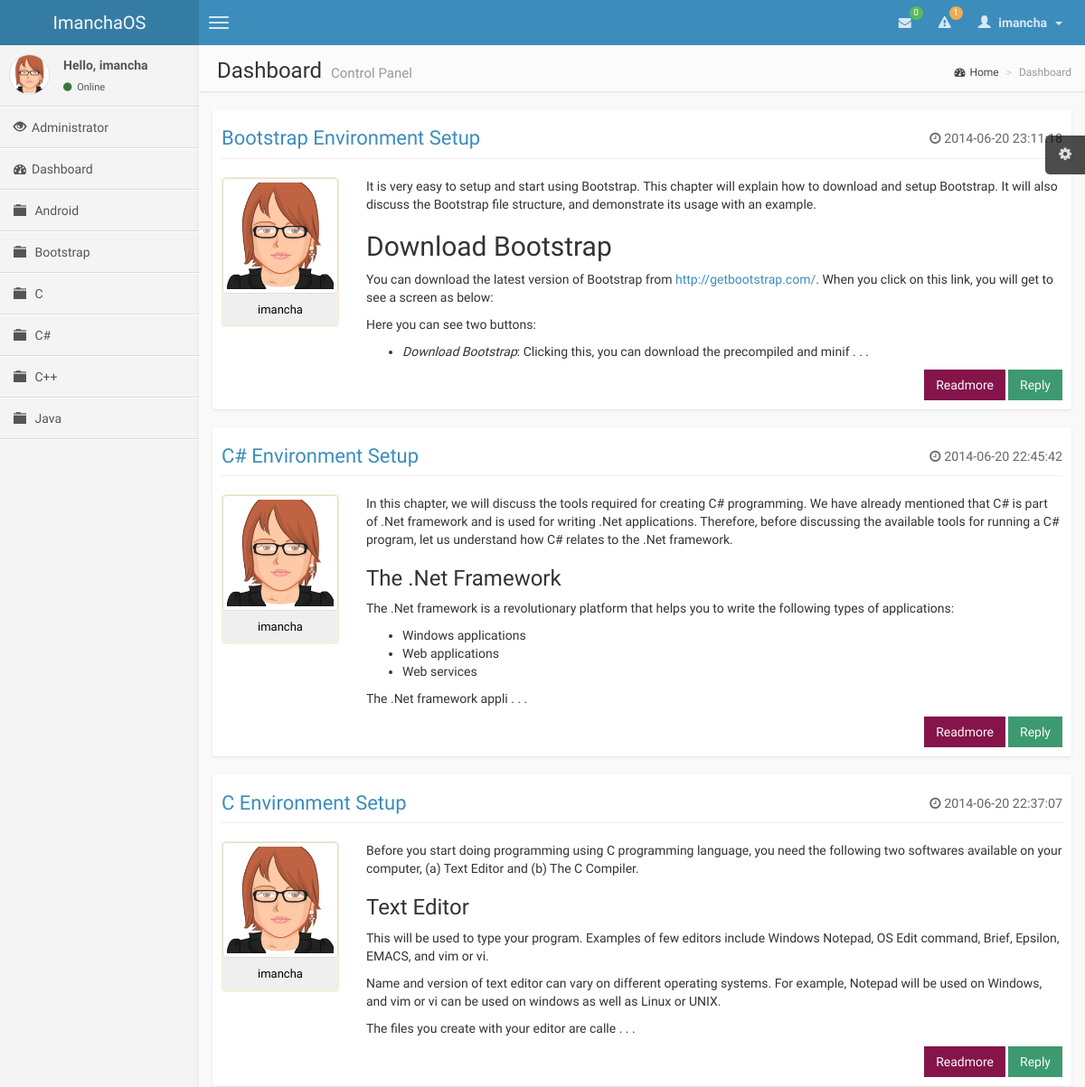
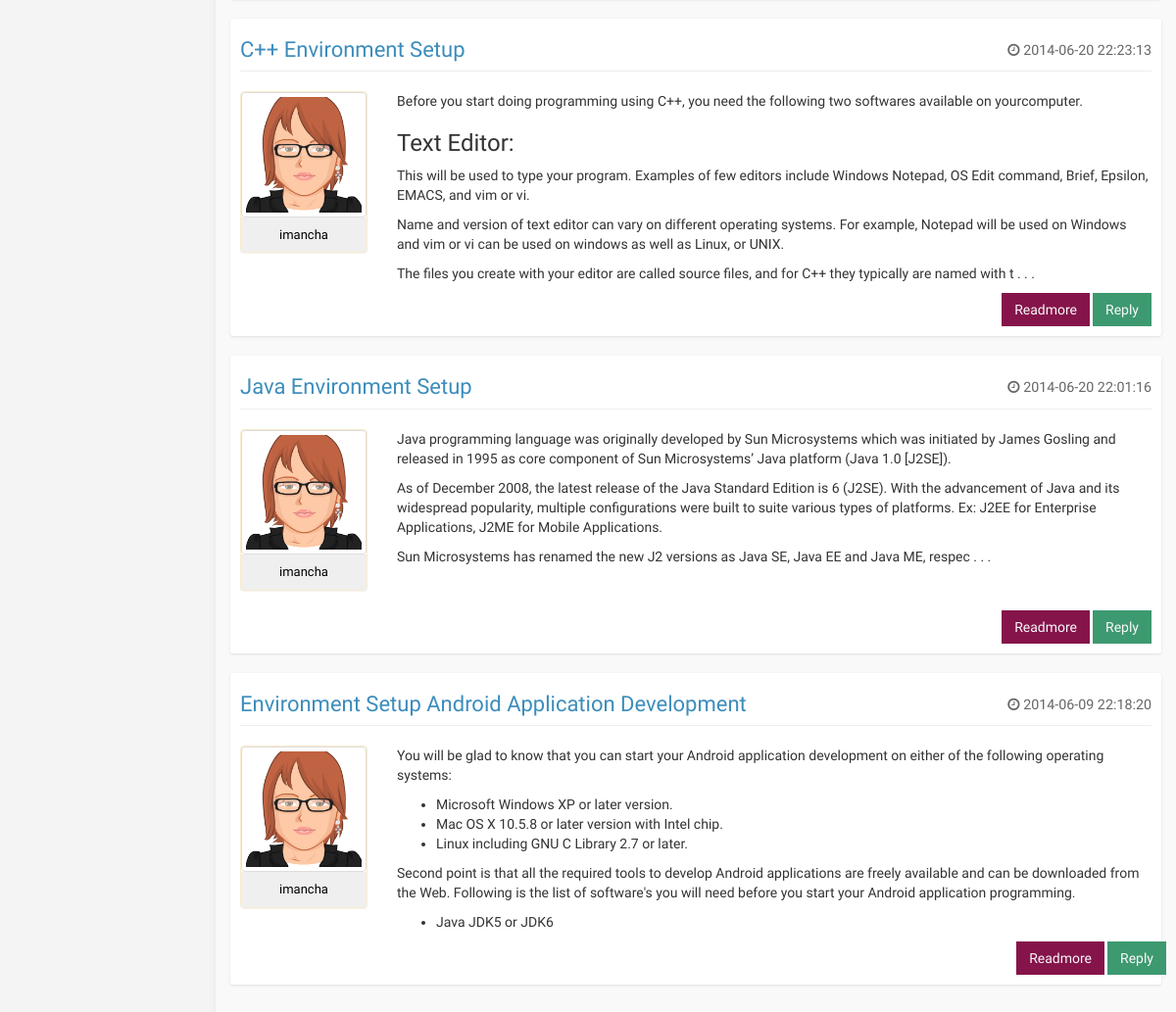
Screenshot of /dashboard.php (signed in) with the database file from the repository (2 pictures, top to bottom).
### tables this page shows
CREATE TABLE IF NOT EXISTS `category` (
  `id_category` int(11) NOT NULL AUTO_INCREMENT,
  `name_category` varchar(30) NOT NULL,
  `description` varchar(50) NOT NULL,
  PRIMARY KEY (`id_category`)
);

CREATE TABLE IF NOT EXISTS `topic` (
  `id_topic` int(11) NOT NULL AUTO_INCREMENT,
  `id_category` int(11) NOT NULL,
  `title_topic` varchar(100) NOT NULL,
  `answers` int(11) NOT NULL DEFAULT '0',
  `views` int(11) NOT NULL DEFAULT '0',
  `date_topic` datetime NOT NULL,
  `reply_date_topic` datetime DEFAULT NULL,
  `creator_topic` varchar(30) NOT NULL,
  `last_post_by` varchar(30) NOT NULL,
  PRIMARY KEY (`id_topic`),
  KEY `id_category` (`id_category`),
  KEY `creator_topic` (`creator_topic`),
  KEY `last_post_by` (`last_post_by`)
);

### dashboard.php (the view, shortened to what this page needs)
<?php include_once('function.inc');
	$sql = "SELECT * FROM topic ORDER BY date_topic DESC";
	$res = mysql_query($sql) or die(mysql_error());
	if(mysql_num_rows($res) > 0){
		while($row = mysql_fetch_array($res)){
			$sql0 = "SELECT * FROM user WHERE username='".$row['creator_topic']."' LIMIT 1";
			$res0 = mysql_query($sql0) or die(mysql_error());
			if(mysql_num_rows($res0) == 1){
				$row0 = mysql_fetch_array($res0);
				$sql1 = "SELECT * FROM follow WHERE user='".$row0['id']."' AND follower='".$_SESSION['id']."' LIMIT 1";
				$res1 = mysql_query($sql1) or die(mysql_error());
				if(mysql_num_rows($res1) <= 1){
					$sql2 = "SELECT * FROM post WHERE id_topic='".$row['id_topic']."' AND id_category='".$row['id_category']."' ORDER BY date_post ASC";
					$res2 = mysql_query($sql2) or die(mysql_error());
					if(mysql_num_rows($res2) > 0){
						$row2 = mysql_fetch_array($res2);
						$sql3 = "SELECT id_topic FROM topic WHERE creator_topic='".$row0['username']."'";
						$res3 = mysql_query($sql3) or die(mysql_error());
						$row3 = mysql_num_rows($res3);
						$sql4 = "SELECT id FROM follow WHERE follower='".$row0['id']."'";
						$res4 = mysql_query($sql4) or die(mysql_error());
						$row4 = mysql_num_rows($res4);
						$sql5 = "SELECT id FROM follow WHERE user='".$row0['id']."'";
						$res5 = mysql_query($sql5) or die(mysql_error());
						$row5 = mysql_num_rows($res5);
						if(strlen($row2['content_post']) > 600){
							$row2['content_post'] = substr($row2['content_post'],0,600).' . . .';
							$read = '<button class="btn btn-flat bg-maroon pull-right" style="margin-right:3px" onclick="window.location=\'topic.php?cid='.$row['id_category'].'&tid='.$row['id_topic'].'&title='.$row['title_topic'].'\'">Readmore</button>';
						}
						$content .= '<div class="box box-solid">
													<div class="box-body" style="word-wrap:break-word;">
														<div class="row">
															<div class="col-md-12">
																<h3 class="page-header">
																	<a href="topic.php?cid='.$row['id_category'].'&tid='.$row['id_topic'].'&title='.$row['title_topic'].'">'.$row['title_topic'].'</a>
																	<small class="pull-right"><i class="fa fa-clock-o"></i> '.$row['date_topic'].'</small>
																</h3>
															</div>
														</div>
														<div class="row">
															<div class="col-sm-4 col-md-2">
																<div class="panel panel-warning">
																	<div class="panel-body no-padding">
																		<a href="profile.php?user='.$row0['id'].'" class="thumbnail no-margin"><img src="img/avatar3.png" alt="user image" width="100%"/></a>
																		<button class="btn btn-block btn-flat btn-sm" data-toggle="collapse" data-target="#info'.++$i.'" title="Click Me">'.$row['creator_topic'].'</button>
																		<div id="info'.$i.'" class="collapse" style="margin: 0 5px">
																			<table>
																				<tr><td>Join Date</td><td> : </td><td>'.$row0['date'].'</td></tr>
																				<tr><td>City</td><td> : </td><td>'.$row0['city'].'</td></tr>
																				<tr><td>Posts</td><td> : </td><td>'.$row3.'</td></tr>
																				<tr><td>Following</td><td> : </td><td>'.$row4.'</td></tr>
																				<tr><td>Followers</td><td> : </td><td>'.$row5.'</td></tr>
																			</table>
																		</div>
																	</div>
																</div>
															</div>
															<div class="col-md-10">
																'.$row2['content_post'].'
															</div>
														</div>
														<div class="row">
															<div class="col-md-10 pull-right">
																<button class="btn btn-flat bg-olive pull-right" onClick="window.location=\'reply.php?cid='.$row['id_category'].'&tid='.$row['id_topic'].'\'">Reply</button>
																'.$read.'
															</div>
														</div>
													</div>
												</div>';
					}
				}
			}
		}
	}
  $title        = "Dashboard";
  $description  = "Control Panel";
?>
<!DOCTYPE html>
<html>
  <head>
	<link href="css/bootstrap.min.css" rel="stylesheet" type="text/css" />
	<link href="css/font-awesome.min.css" rel="stylesheet" type="text/css" />
	<link href="css/ionicons.min.css" rel="stylesheet" type="text/css" />
	<link href="css/imancha.css" rel="stylesheet" type="text/css" />
  </head>
  <body class="skin-blue">
    <header class="header"><?php navigation(); ?></header>
    <div class="wrapper row-offcanvas row-offcanvas-left">
      <aside class="left-side sidebar-offcanvas"><?php sidebar(); ?></aside>
      <aside class="right-side">
        <section class="content-header">
          <?php echo '<h1>'.$title.' <small>'.$description.'</small></h1>'; ?>
          <ol class="breadcrumb">
						<li><a href="index.php"><i class="fa fa-dashboard"></i>Home</a></li>
            <li class="active"><?php echo $title ?></li>
          </ol>
        </section>
        <section class="content">
					<?php echo $content; ?>
        </section>
      </aside>
    </div>
  </body>
</html>

### function.inc (shortened to what this page needs)
<?php session_start();
	function usermenu(){
		$sql = "SELECT * FROM message WHERE receiver_message='".$_SESSION['username']."' AND status_message='sent' ORDER BY date_message DESC";
		$res = mysql_query($sql) or die(mysql_error());
		$num = mysql_num_rows($res);
		if($num > 0){
			$message = '<li><ul class="menu">';
			while($row = mysql_fetch_assoc($res)){
				$id = $row['id_message'];
				$user = $row['user_message'];
				$content = $row['content_message'];
				$date = $row['date_message'];
				if(strlen($content) > 30){
					$content = substr($content,0,30) . "...";
				}
				$message .= '<li>
											<a href="messages.php?mid='.$id.'#'.$id.'">
												<div class="pull-left"><img src="img/avatar3.png" class="img-circle" alt="User Image"/></div>
												<h4>'.$user.' &nbsp;<span><small><i class="fa fa-clock-o"></i> '.$date.'</small></span></h4>
												<p>'.$content.'</p>
											</a>
										</li>';
			}
			$message .= '</ul></li>';
		}else{
			$message = '';
		}
		$sql = "SELECT * FROM notification WHERE id_user='".$_SESSION['id']."' AND status_notification='sent' ORDER BY date_notification DESC";
		$res = mysql_query($sql) or die(mysql_error());
		$mun = mysql_num_rows($res);
		if($mun > 0){
			$notification = '<li><ul class="menu">';
			while($row = mysql_fetch_array($res)){
				$notification .= '<li>
														<a href="notification.php?nid='.$row['id_notification'].'">
															<i class="fa fa-warning info"></i> <b>'.$row['user_notification'].'</b> &nbsp;'.$row['content_notification'].'
														</a>
													</li>';
			}
			$notification .= '</ul></li>';
		}else{
			$notification = '';
		}
		echo '<li class="dropdown messages-menu">
						<a href="#" class="dropdown-toggle" data-toggle="dropdown">
							<i class="fa fa-envelope"></i>
							<span class="label label-success">'.$num.'</span>
						</a>
						<ul class="dropdown-menu">
              <li class="header">You have '.$num.' messages</li>
              '.$message.'
              <li class="footer"><a href="messages.php">See All Messages</a></li>
            </ul>
          </li>
          <li class="dropdown notifications-menu">
            <a href="#" class="dropdown-toggle" data-toggle="dropdown">
              <i class="fa fa-warning"></i>
              <span class="label label-warning">'.$mun.'</span>
            </a>
            <ul class="dropdown-menu">
              <li class="header">You have '.$mun.' notifications</li>
              '.$notification.'
              <li class="footer"><a href="notification.php">View all</a></li>
            </ul>
          </li>
          <li class="dropdown user user-menu">
            <a href="#" class="dropdown-toggle" data-toggle="dropdown">
              <i class="glyphicon glyphicon-user"></i>
              <span>'.$_SESSION['username'].' &nbsp;<i class="caret"></i></span>
            </a>
            <ul class="dropdown-menu">
              <li class="user-header bg-light-blue">
                <img src="img/avatar3.png" class="img-circle" alt="User Image" />
                <p>'.$_SESSION['name'].'<small>Member since &nbsp;'.tanggal($_SESSION['date']).'</small></p>
              </li>
              <li class="user-body">
								<div class="col-xs-12 text-center"><a href="lockscreen.php">Lockscreen</a></div>
              </li>
              <li class="user-footer">
                <div class="pull-left"><a href="profile.php" class="btn btn-default btn-flat">Profile</a></div>
                <div class="pull-right"><a href="logout.php" class="btn btn-default btn-flat">Sign out</a></div>
              </li>
            </ul>
          </li>';
	}
	function topmenu(){
		if(isset($_SESSION['id'])){
			usermenu();
		}else{
			guestmenu();
		}
	}
	function navigation(){
		echo '<a href="index.php" class="logo">ImanchaOS</a>
          <nav class="navbar navbar-static-top" role="navigation">
            <a href="#" class="navbar-btn sidebar-toggle" data-toggle="offcanvas" role="button" title="Toggle Navigation">
              <span class="sr-only">Toggle navigation</span>
              <span class="icon-bar"></span>
              <span class="icon-bar"></span>
              <span class="icon-bar"></span>
            </a>
            <div class="navbar-right">
              <ul class="nav navbar-nav">';
                topmenu();
    echo '		</ul>
            </div>
          </nav>';
	}
	function sidebar(){
		if(isset($_SESSION['id'])){
			if($_SESSION['level'] == "admin")
				$dashboard = "<li><a href='admin.php'><i class='glyphicon glyphicon-eye-open'></i><span>Administrator</span></a></li>";
			$message = "<p>Hello, ".$_SESSION['username']."</p>";
			$dashboard .= "<li><a href='dashboard.php'><i class='fa fa-dashboard'></i><span>Dashboard</span></a></li>";
		}else{
			$message = "<p>Hello, Guest</p>";
			$dashboard = "";
		}
		echo '<section class="sidebar">
            <div class="user-panel">
                <div class="pull-left image">
                    <img src="img/avatar3.png" class="img-circle" alt="User Image" />
                </div>
                <div class="pull-left info">
									'.$message.'
									<a href="#"><i class="fa fa-circle text-success"></i> Online</a>
                </div>
            	</div>
            <ul class="sidebar-menu">'.$dashboard.'';
							$sql = "SELECT * FROM category ORDER BY name_category ASC";
							$res = mysql_query($sql) or die(mysql_error());
							if(mysql_num_rows($res) > 0){
								while($row = mysql_fetch_assoc($res)){
									$id = $row['id_category'];
									$name = $row['name_category'];
									if(isset($_GET['cid']) && ($_GET['cid'] == $id)){
										$active = "active";
										$icon = "glyphicon-folder-open";
									}else{
										$active = "";
										$icon = "glyphicon-folder-close";
									}
									echo '<li class='.$active.'>
													<a href="category.php?cid='.$id.'&title='.$name.'">
														<i class="glyphicon '.$icon.'"></i>
														<span>'.$name.'</span>
													</a>
												</li>';
								}
							}
    echo '	</ul>
      		</section>';
	}
	function tanggal($date){
		$Bulan = array("January", "February", "March", "April", "May", "June", "July", "August", "September", "October", "November", "December");
		$tahun = substr($date, 0, 4);
		$bulan = substr($date, 5, 2);
		$tgl   = substr($date, 8, 2);
		$result = $tgl . " " . $Bulan[(int)$bulan-1] . " ". $tahun;
		return($result);
	}
?>

### rows the page displays
category: name_category "Android"
category: name_category "Bootstrap"
category: name_category "C"
category: name_category "C#"
category: name_category "C++"
category: name_category "Java"
topic: title_topic "Bootstrap Environment Setup", date_topic "2014-06-20 23:11:18", creator_topic "imancha", content_post "It is very easy to setup and start using Bootstrap. This chapter will explain how to download and setup Bootstrap. It will also discuss the Bootstrap file structure, and demonstrate its usage with an example. Download Bootstrap You can download the latest version of Bootstrap from http://getbootstrap.com/ . When you click on this link, you will get to see a screen as below: Here you can see two buttons: Download Bootstrap : Clicking this, you can download the precompiled and minif . . ."
topic: title_topic "C# Environment Setup", date_topic "2014-06-20 22:45:42", creator_topic "imancha", content_post "In this chapter, we will discuss the tools required for creating C# programming. We have already mentioned that C# is part of .Net framework and is used for writing .Net applications. Therefore, before discussing the available tools for running a C# program, let us understand how C# relates to the .Net framework. The .Net Framework The .Net framework is a revolutionary platform that helps you to write the following types of applications: Windows applications Web applications Web services The .Net framework appli . . ."
topic: title_topic "C Environment Setup", date_topic "2014-06-20 22:37:07", creator_topic "imancha", content_post "Before you start doing programming using C programming language, you need the following two softwares available on your computer, (a) Text Editor and (b) The C Compiler. Text Editor This will be used to type your program. Examples of few editors include Windows Notepad, OS Edit command, Brief, Epsilon, EMACS, and vim or vi. Name and version of text editor can vary on different operating systems. For example, Notepad will be used on Windows, and vim or vi can be used on windows as well as Linux or UNIX. The files you create with your editor are calle . . ."
topic: title_topic "C++ Environment Setup", date_topic "2014-06-20 22:23:13", creator_topic "imancha", content_post "Before you start doing programming using C++, you need the following two softwares available on yourcomputer. Text Editor: This will be used to type your program. Examples of few editors include Windows Notepad, OS Edit command, Brief, Epsilon, EMACS, and vim or vi. Name and version of text editor can vary on different operating systems. For example, Notepad will be used on Windows and vim or vi can be used on windows as well as Linux, or UNIX. The files you create with your editor are called source files, and for C++ they typically are named with t . . ."
topic: title_topic "Java Environment Setup", date_topic "2014-06-20 22:01:16", creator_topic "imancha", content_post "Java programming language was originally developed by Sun Microsystems which was initiated by James Gosling and released in 1995 as core component of Sun Microsystems’ Java platform (Java 1.0 [J2SE]). As of December 2008, the latest release of the Java Standard Edition is 6 (J2SE). With the advancement of Java and its widespread popularity, multiple configurations were built to suite various types of platforms. Ex: J2EE for Enterprise Applications, J2ME for Mobile Applications. Sun Microsystems has renamed the new J2 versions as Java SE, Java EE and Java ME, respec . . ."
topic: title_topic "Environment Setup Android Application Development", date_topic "2014-06-09 22:18:20", creator_topic "imancha", content_post "You will be glad to know that you can start your Android application development on either of the following operating systems: Microsoft Windows XP or later version. Mac OS X 10.5.8 or later version with Intel chip. Linux including GNU C Library 2.7 or later. Second point is that all the required tools to develop Android applications are freely available and can be downloaded from the Web. Following is the list of software's you will need before you start your Android application programming. Java JDK5 or JDK6"

### other values shown
$num "0"
$mun "1"
$_SESSION['username'] "imancha"
$title "Dashboard"
$description "Control Panel"
